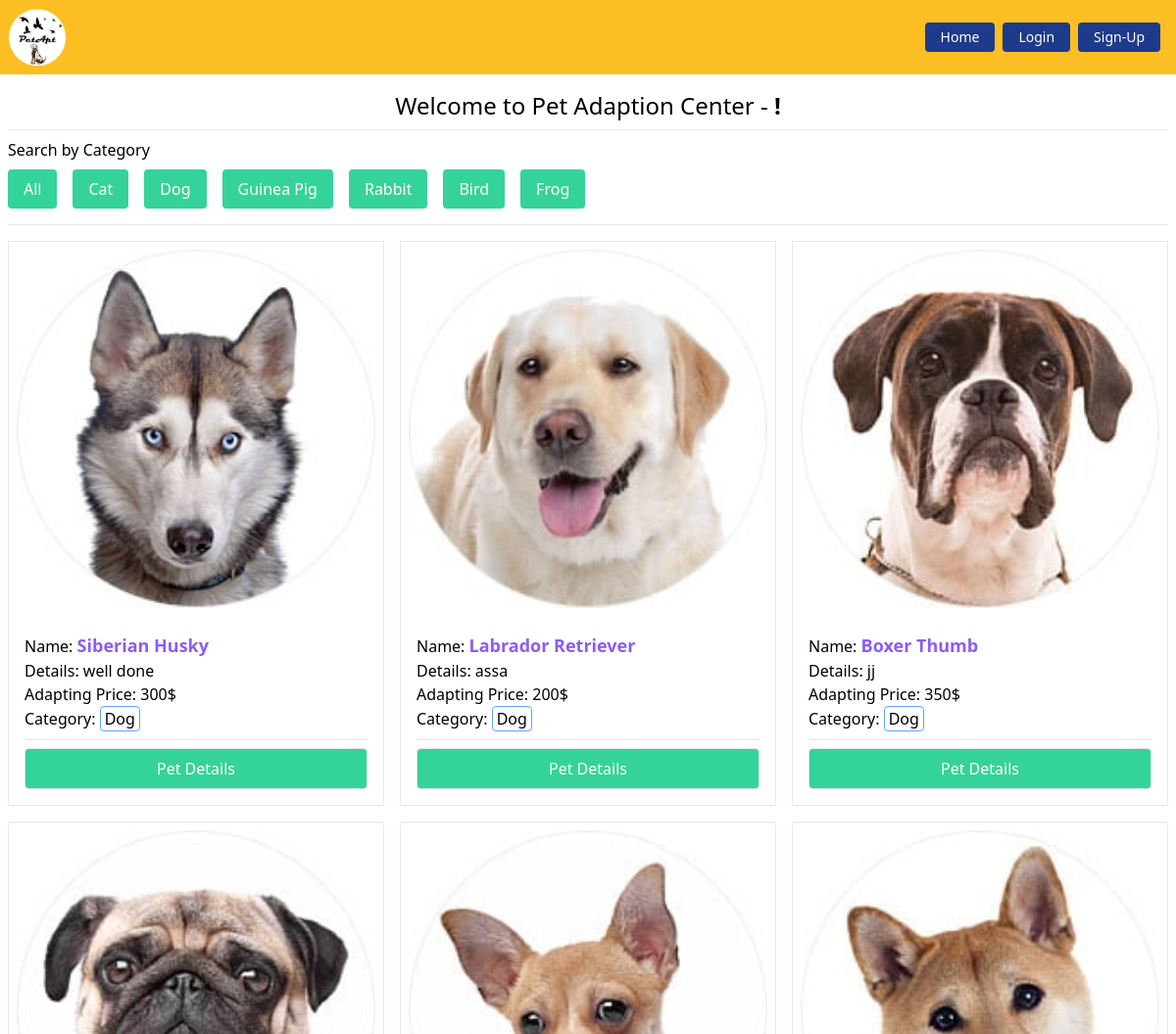
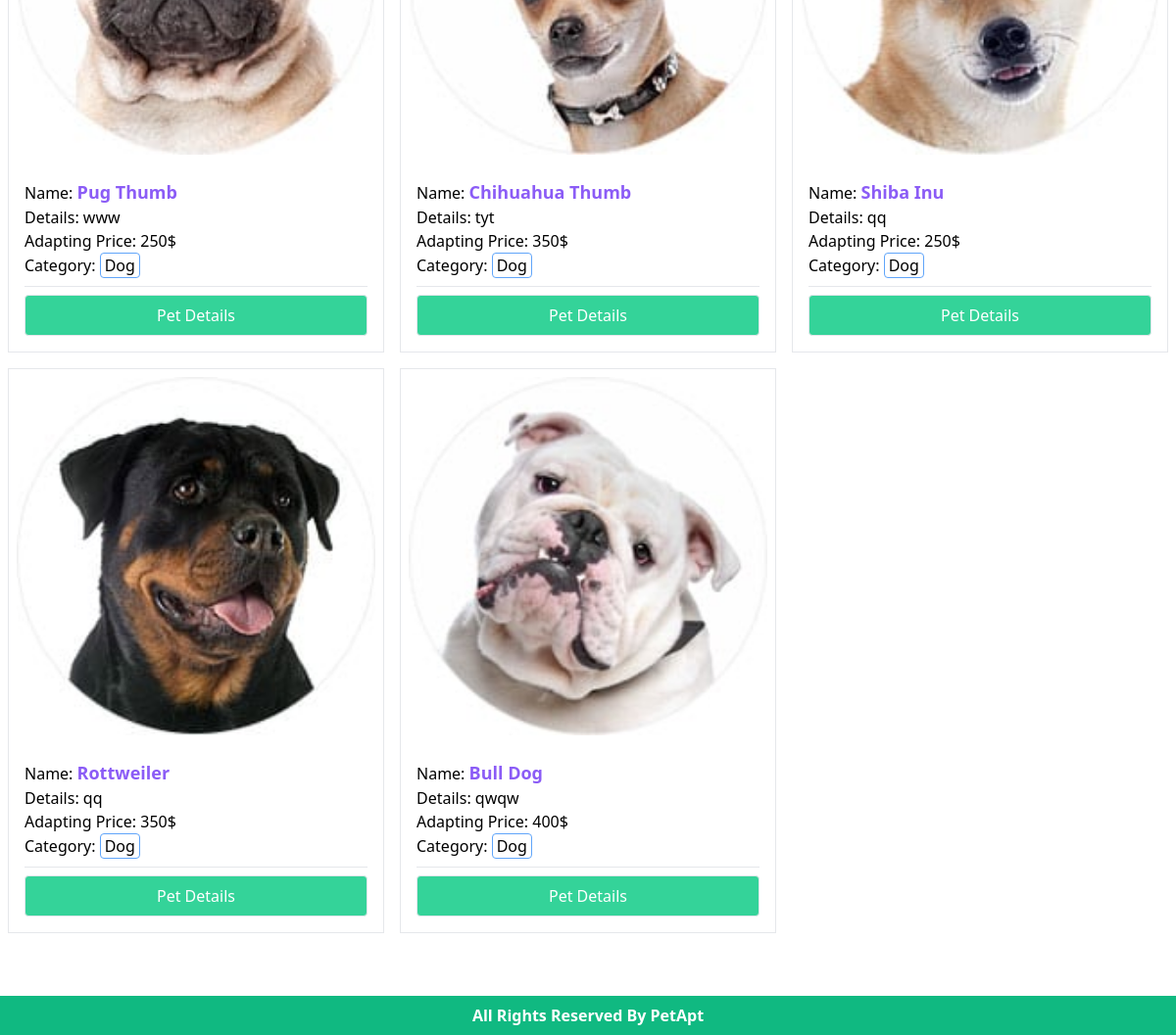
The page /pets/dog/ on the database as committed earlier (2 pictures, top to bottom).
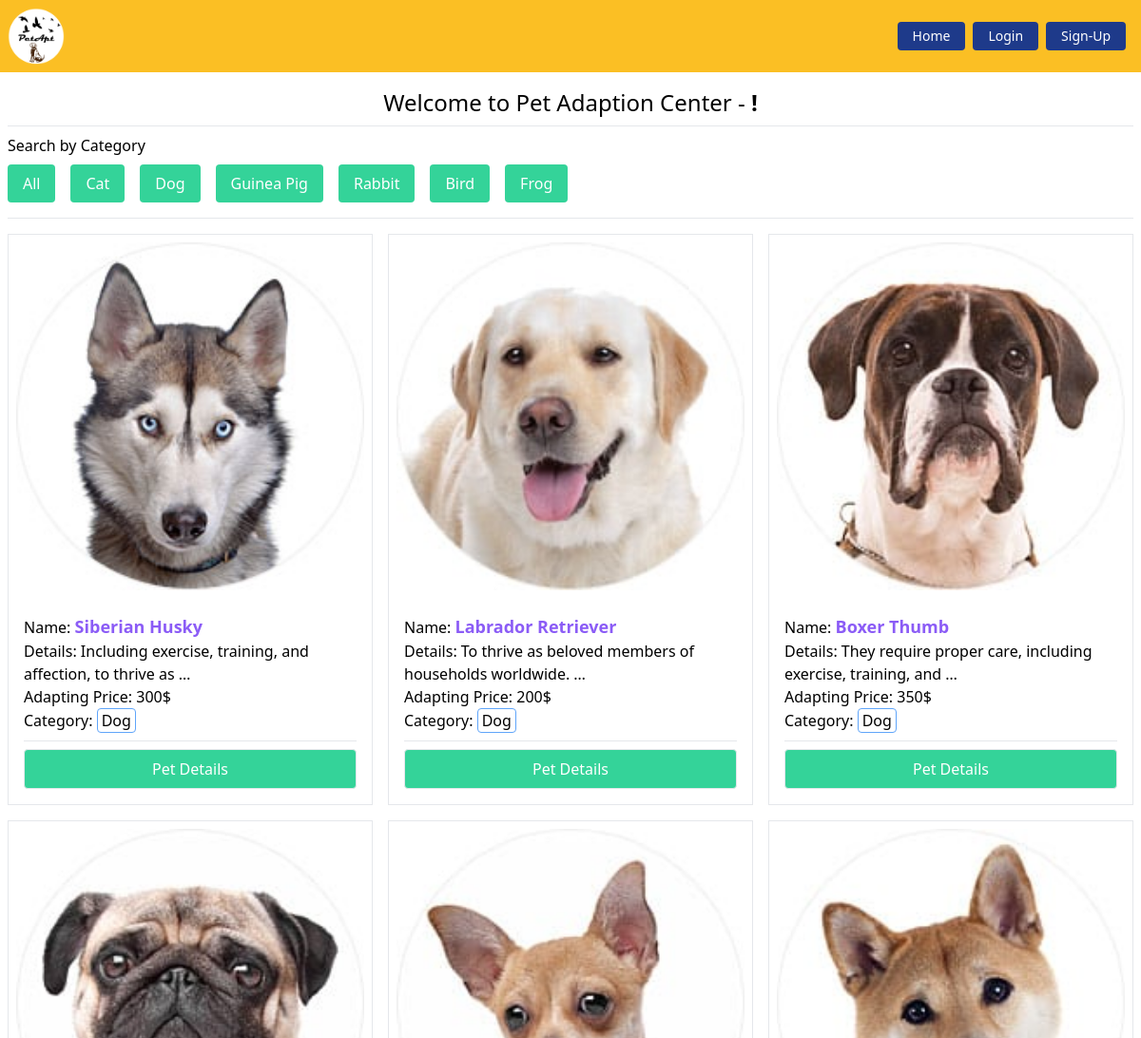
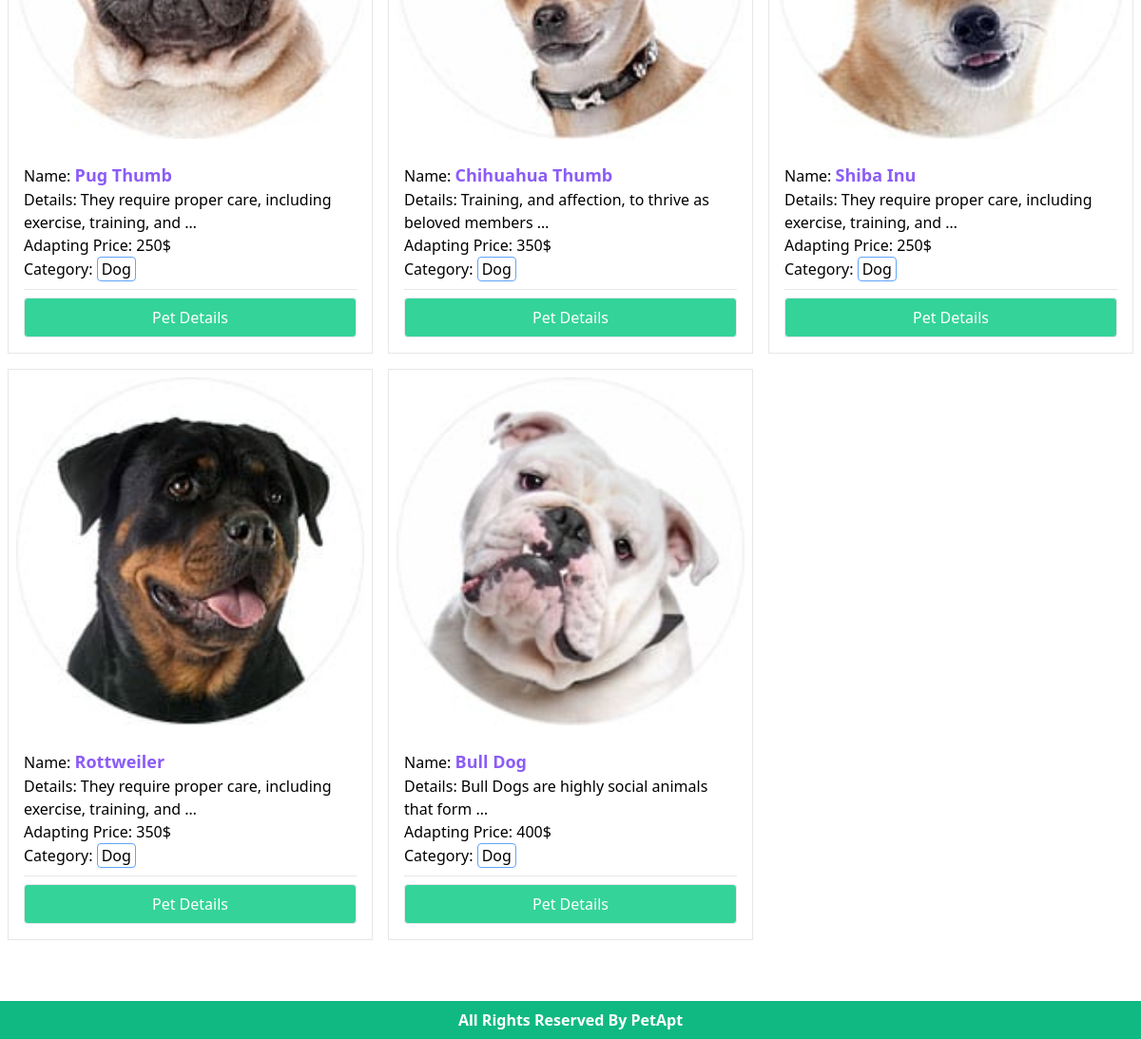
The same page on the database as committed later (2 pictures, top to bottom).
### Pets/models.py (models this page shows, shortened)
class PetCategory(models.Model):
    name = models.CharField(max_length=30)
    slug = models.SlugField(max_length=80)
    def __str__(self):
        return self.name

class Pet(models.Model):
    image = models.ImageField(upload_to='pets/media/images/')
    title = models.CharField(max_length = 40)
    description = models.TextField()
    adapt_price = models.IntegerField()
    category = models.ForeignKey(PetCategory, on_delete=models.CASCADE)

### PetApt/views.py (the view)
# urls.py: path('', home, name='home'),
def home(request, category_slug=None):
    pets = models.Pet.objects.all()
    category = models.PetCategory.objects.all()
    if category_slug is not None:
        filterOption = models.PetCategory.objects.get(slug = category_slug)
        pets = models.Pet.objects.filter(category = filterOption)
    return render(request, 'index.html', {'pets': pets, 'category': category})

### templates/index.html
{% extends 'base.html' %}
{% block content %}
<h2 class="text-2xl text-center">Welcome to Pet Adaption Center - <strong>{{request.user.first_name}} !</strong></h2>
<hr class="my-2">
<div>
    <p>Search by Category</p>
    <ul class="flex flex-wrap">
        <li><a href="{% url 'home' %}" class="bg-green-400 block p-2 px-4 ml-0 text-white rounded m-2">All</a></li>
        {% for item in category %}
        <li>
            <a href="{% url 'filterpet' item.slug %}" class="bg-green-400 block p-2 px-4 text-white rounded m-2">
                {{item}}
            </a>
        </li>
        {% endfor %}
    </ul>
</div>
<hr class="my-2">
<div class="pt-2 grid md:grid-cols-2 lg:grid-cols-3 grid-cols-1 xl:grid-cols-4 gap-4">
    {% for pet in pets %}
    <div class="pet-card border">
        <div class="p-2">
            <img src={{pet.image.url}} alt="pet" class="w-full">
        </div>
        <div class="p-4">
            <p>Name: <span class="text-lg font-bold text-purple-500">{{pet.title}}</span></p>
            <p>Details: {{pet.description | truncatewords:8}}</p>
            <p>Adapting Price: {{pet.adapt_price}}$</p>
            <p>Category: <span class="rounded border inline-block px-1 border-blue-400">{{pet.category}}</span> </p>
            <hr class="my-2">
            <a href="{% url 'petDetails' pet.id %}"
                class="rounded w-full text-center text-white hover:bg-green-500 border bg-green-400 px-6 py-2 inline-block">
                Pet Details
            </a>
        </div>
    </div>
    {% endfor %}
</div>
<br>
{% endblock %}

### Core/templates/base.html (shortened to what this page needs)
{% load static %}
<!DOCTYPE html>
<html lang="en">
<head>
    <link rel="stylesheet" href="https://unpkg.com/tailwindcss@2.0.1/dist/tailwind.min.css">
</head>
<body>
    {% include 'navbar.html' %}
    <div class="m-auto px-2" style="max-width: 1280px; min-height: calc(100vh - 155px);">
        {% block content %}{% endblock %}
    </div>
    {% include 'footer.html' %}
</body>
</html>

### Core/templates/navbar.html (shortened to what this page needs)
{% load static %}
<div class="m-auto bg-yellow-400 mb-4">
    <nav class="flex items-center p-2 m-auto" style="max-width: 1280px; justify-content: space-between;">
        <div class="flex items-center flex-shrink-0 text-white mr-6">
            <a href="{% url 'home' %}">
                <img width="60" src="{% static 'logo.png' %}" alt="logo">
            </a>
        </div>
        <div class="hidden lg:flex lg:items-center lg:w-auto pl-10 pr-2" id="collNav">
            {% if request.user.is_authenticated %}
            <div class="flex w-auto flex-wrap">
                <a href="{% url 'home' %}"
                    class="mx-2 inline-block font-medium text-sm px-4 py-2 leading-none bg-blue-900 rounded text-white border-white hover:border-transparent hover:text-dark hover:bg-red-700 mt-4 lg:mt-0">Home
                </a>
                <a href="{% url 'deposit' %}"
                    class="mx-2 inline-block font-medium text-sm px-4 py-2 leading-none bg-blue-900 rounded text-white border-white hover:border-transparent hover:text-dark hover:bg-red-700 mt-4 lg:mt-0">Deposit
                </a>
                <a href="{% url 'add_pet' %}"
                    class="mx-2 inline-block font-medium text-sm px-4 py-2 leading-none bg-blue-900 rounded text-white border-white hover:border-transparent hover:text-dark hover:bg-red-700 mt-4 lg:mt-0">Add
                </a>
                <a href="{% url 'profile' %}"
                    class="mx-2 inline-block font-medium text-sm px-4 py-2 leading-none bg-blue-900 rounded text-white border-white hover:border-transparent hover:text-dark hover:bg-red-700 mt-4 lg:mt-0">Profile
                </a>
                <a href="{% url 'logout' %}"
                    class="mx-2 inline-block font-medium text-sm px-4 py-2 leading-none bg-blue-900 rounded text-white border-white hover:border-transparent hover:text-dark hover:bg-red-700 mt-4 lg:mt-0">Logout
                </a>
            </div>
            {% else %}
            <div class="flex w-auto flex-wrap">
                <a href="{% url 'home' %}"
                    class="mx-2 inline-block font-medium text-sm px-4 py-2 leading-none bg-blue-900 rounded text-white border-white hover:border-transparent hover:text-dark hover:bg-red-700 mt-4 lg:mt-0">Home
                </a>
                <a href="{% url 'login' %}"
                    class="mr-2 inline-block font-medium text-sm px-4 py-2 leading-none bg-blue-900 rounded text-white border-white hover:border-transparent hover:text-gray-800 hover:bg-red-700 mt-4 lg:mt-0">Login
                </a>
                <a href="{% url 'signup' %}"
                    class="inline-block font-medium text-sm px-4 py-2 leading-none bg-blue-900 rounded text-white border-white hover:border-transparent hover:text-gray-800 hover:bg-white mt-4 lg:mt-0">Sign-Up
                </a>
            </div>
            {% endif %}
        </div>
    </nav>
</div>

### Core/templates/footer.html
<footer class="footer bg-green-500 text-white relative mt-10">
    <div class="text-center">
        <p class="text-md text-center text-white py-2 font-bold">
            All Rights Reserved By PetApt
        </p>
    </div>
</footer>

Rows that differ between the two databases and show on the page:
changed Pet "Siberian Husky": description "well done" → "Including exercise, training, and affection, to thrive as …"
changed Pet "Labrador Retriever": description "assa" → "To thrive as beloved members of households worldwide. …"
changed Pet "Boxer Thumb": description "jj" → "They require proper care, including exercise, training, and …"
changed Pet "Pug Thumb": description "www" → "They require proper care, including exercise, training, and …"
changed Pet "Chihuahua Thumb": description "tyt" → "Training, and affection, to thrive as beloved members …"
changed Pet "Shiba Inu": description "qq" → "They require proper care, including exercise, training, and …"
changed Pet "Rottweiler": description "qq" → "They require proper care, including exercise, training, and …"
changed Pet "Bull Dog": description "qwqw" → "Bull Dogs are highly social animals that form …"
